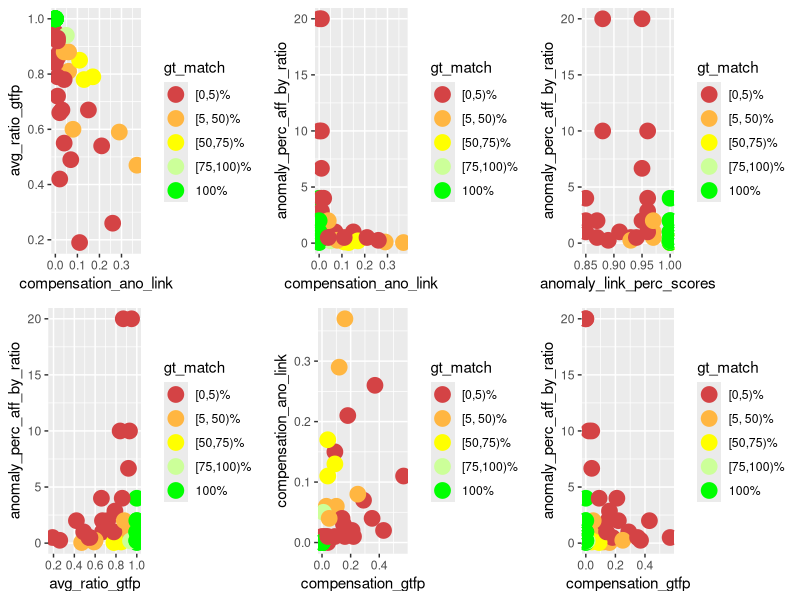
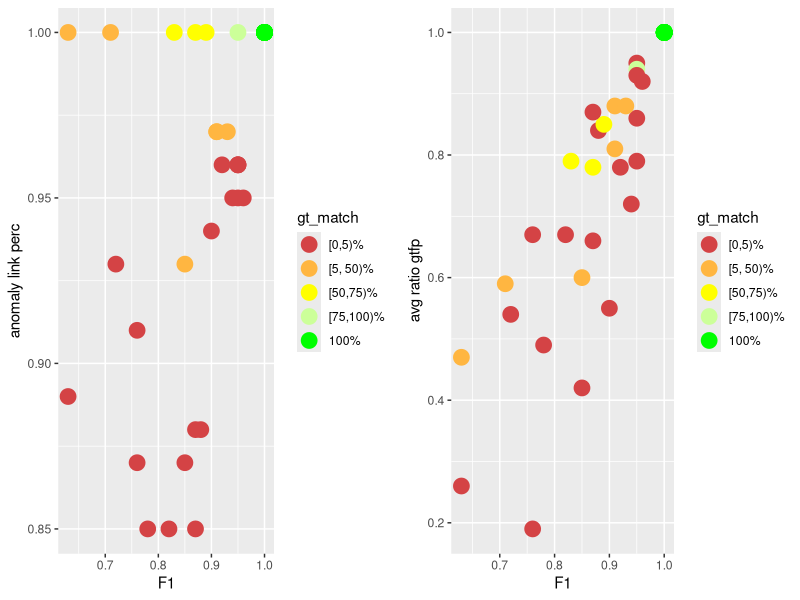
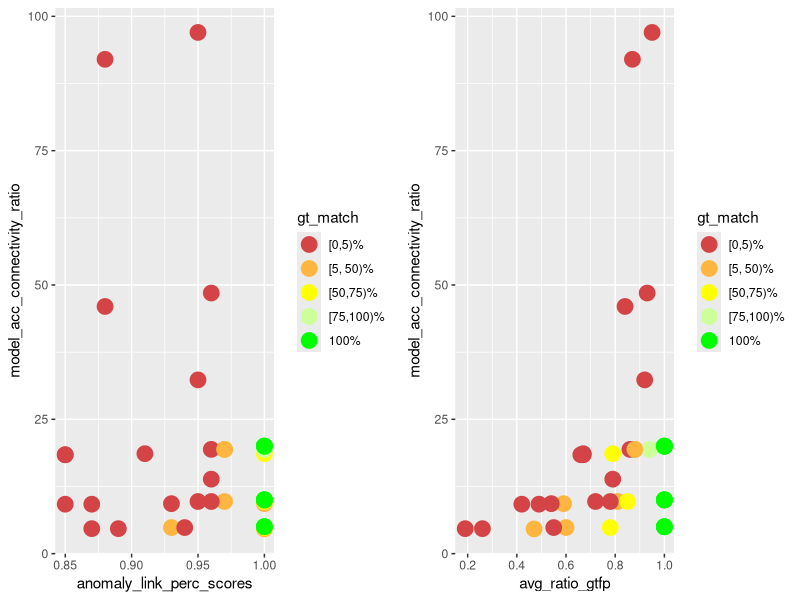
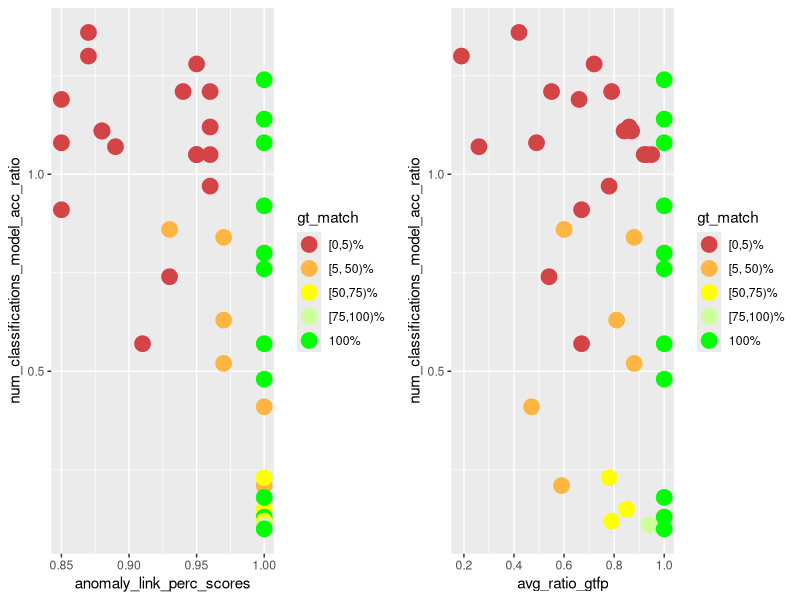
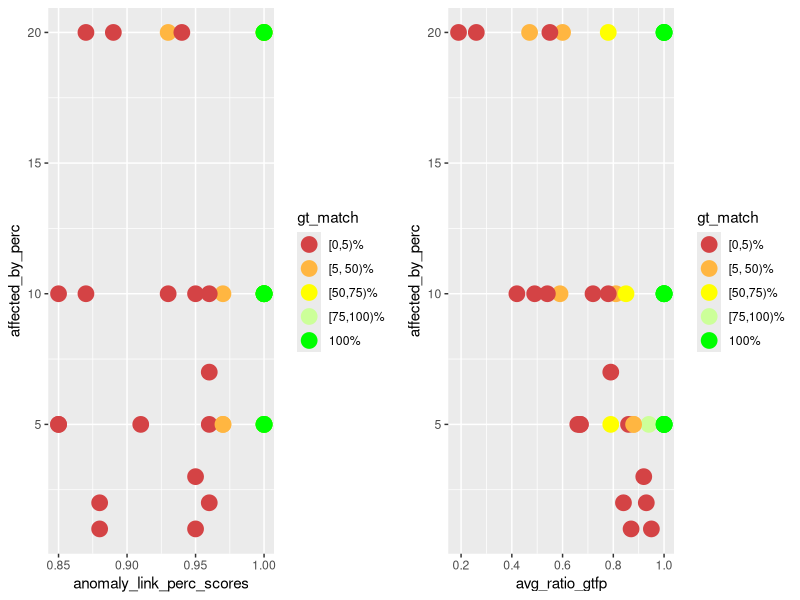
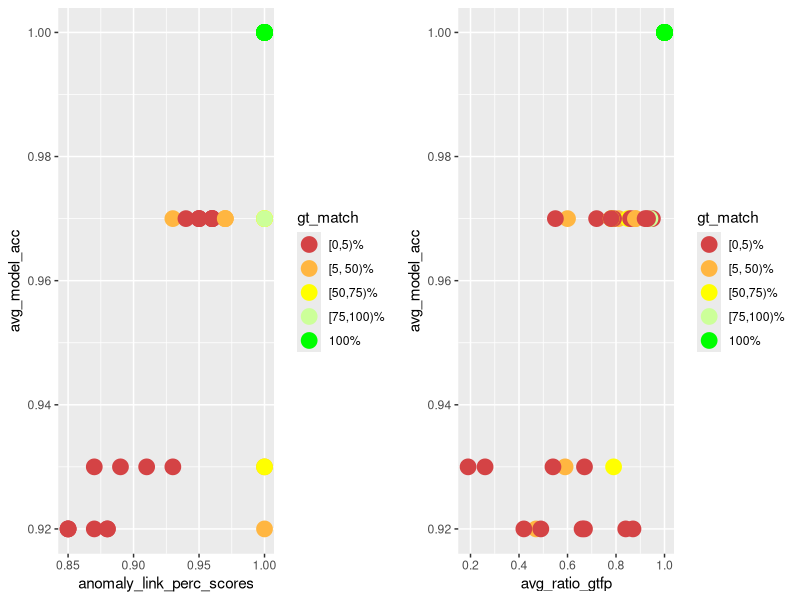
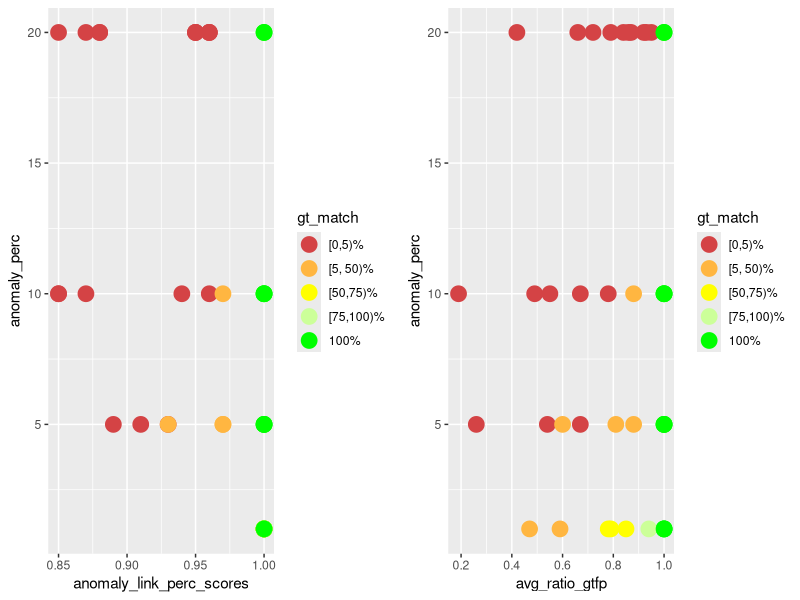
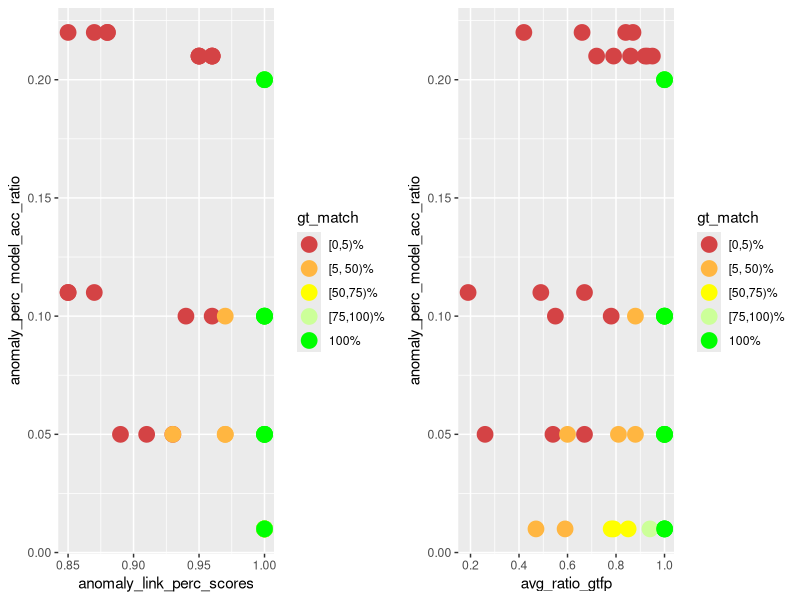

The R script that drew these images, in order:
library(ggplot2)
library(gridExtra)
library(dplyr)

PT_DEF <- geom_point(size=5)
COLOR_VALS <- c("#d44345", "#ffb641", "#ffff00", "#ccff99", "#00ff00")

gen_multi_plot_six <- function(
        pp1, pp2, pp3, pp4, pp5, pp6,
        y1, y2, y3, y4, y5, y6,
        x1, x2, x3, x4, x5, x6,
        filename
    ) {
    fpp1 <- pp1 + PT_DEF + xlab(x1) + ylab(y1) + scale_color_manual(values = color_mapping)
    fpp2 <- pp2 + PT_DEF + xlab(x2) + ylab(y2) + scale_color_manual(values = color_mapping)
    fpp3 <- pp3 + PT_DEF + xlab(x3) + ylab(y3) + scale_color_manual(values = color_mapping)
    fpp4 <- pp4 + PT_DEF + xlab(x4) + ylab(y4) + scale_color_manual(values = color_mapping)
    fpp5 <- pp5 + PT_DEF + xlab(x5) + ylab(y5) + scale_color_manual(values = color_mapping)
    fpp6 <- pp6 + PT_DEF + xlab(x6) + ylab(y6) + scale_color_manual(values = color_mapping)
    combined_plot <- grid.arrange(fpp1, fpp2, fpp3, fpp4, fpp5, fpp6, ncol = 3)
    ggsave(combined_plot, file = filename, width = 12, height = 6)
}

gen_multi_plot_two <- function(
        pp1, pp2, y1, y2, x1, x2, filename
    ) {
    fpp1 <- pp1 + PT_DEF + xlab(x1) + ylab(y1) + scale_color_manual(values = color_mapping)
    fpp2 <- pp2 + PT_DEF + xlab(x2) + ylab(y2) + scale_color_manual(values = color_mapping)
    combined_plot <- grid.arrange(fpp1, fpp2, ncol = 2)
    ggsave(combined_plot, file = filename, width = 12, height = 6)
}

# actual compensation insights

input <- read.csv(
    file = "meta_analysis.csv", header = TRUE, sep = ",", check.name = FALSE
)

# instead of the percentage value factor(gt_match_perc) for which I'd need 100
# colors, I only want to color / group them into 5 groups
LABELS <- c("[0,5)%", "[5, 50)%", "[50,75)%", "[75,100)%", "100%")
color_mapping <- setNames(COLOR_VALS, LABELS)

input$gt_match <- cut(
    input$gt_match_perc,
    breaks = c(0, 5, 50, 75, 100, Inf),
    labels = LABELS,
    include.lowest = TRUE,
    right = FALSE
)

p1 <- ggplot(
    data = input, aes_string(
        x = "compensation_ano_link",
        y = "avg_ratio_gtfp",
        color = "gt_match",
        group = "gt_match"
    )
)

p2 <- ggplot(
    data = input, aes_string(
        x = "compensation_ano_link",
        y = "anomaly_perc_aff_by_ratio",
        color = "gt_match",
        group = "gt_match"
    )
)

p3 <- ggplot(
    data = input, aes_string(
        x = "anomaly_link_perc_scores",
        y = "anomaly_perc_aff_by_ratio",
        color = "gt_match",
        group = "gt_match"
    )
)

p4 <- ggplot(
    data = input, aes_string(
        x = "avg_ratio_gtfp",
        y = "anomaly_perc_aff_by_ratio",
        color = "gt_match",
        group = "gt_match"
    )
)

p5 <- ggplot(
    data = input, aes_string(
        x = "compensation_gtfp",
        y = "compensation_ano_link",
        color = "gt_match",
        group = "gt_match"
    )
)

p6 <- ggplot(
    data = input, aes_string(
        x = "compensation_gtfp",
        y = "anomaly_perc_aff_by_ratio",
        color = "gt_match",
        group = "gt_match"
    )
)

gen_multi_plot_six(
    p1, p2, p3, p4, p5, p6,
    "avg_ratio_gtfp",
    "anomaly_perc_aff_by_ratio",
    "anomaly_perc_aff_by_ratio",
    "anomaly_perc_aff_by_ratio",
    "compensation_ano_link",
    "anomaly_perc_aff_by_ratio",
    "compensation_ano_link",
    "compensation_ano_link",
    "anomaly_link_perc_scores",
    "avg_ratio_gtfp",
    "compensation_gtfp",
    "compensation_gtfp",
    "compensation_analysis.png"
)

p1 <- ggplot(
    data = input, aes_string(
        x = "f1_scores",
        y = "anomaly_link_perc_scores",
        color = "gt_match",
        group = "gt_match"
    )
)

p2 <- ggplot(
    data = input, aes_string(
        x = "f1_scores",
        y = "avg_ratio_gtfp",
        color = "gt_match",
        group = "gt_match"
    )
)

gen_multi_plot_two(
    p1, p2,
    "anomaly link perc",
    "avg ratio gtfp",
    "F1",
    "F1",
    "f1_end_res_corr.png"
)

# model acc - connectivity - performance

p1 <- ggplot(
    data = input, aes_string(
        x = "anomaly_link_perc_scores",
        y = "model_acc_connectivity_ratio",
        color = "gt_match",
        group = "gt_match"
    )
)

p2 <- ggplot(
    data = input, aes_string(
        x = "avg_ratio_gtfp",
        y = "model_acc_connectivity_ratio",
        color = "gt_match",
        group = "gt_match"
    )
)

gen_multi_plot_two(
    p1, p2,
    "model_acc_connectivity_ratio",
    "model_acc_connectivity_ratio",
    "anomaly_link_perc_scores",
    "avg_ratio_gtfp",
    "modelacc_connectivity_performance.png"
)

# how many classifications and how acc models

p1 <- ggplot(
    data = input, aes_string(
        x = "anomaly_link_perc_scores",
        y = "num_classifications_model_acc_ratio",
        color = "gt_match",
        group = "gt_match"
    )
)

p2 <- ggplot(
    data = input, aes_string(
        x = "avg_ratio_gtfp",
        y = "num_classifications_model_acc_ratio",
        color = "gt_match",
        group = "gt_match"
    )
)

gen_multi_plot_two(
    p1, p2,
    "num_classifications_model_acc_ratio",
    "num_classifications_model_acc_ratio",
    "anomaly_link_perc_scores",
    "avg_ratio_gtfp",
    "num_classifications_model_acc.png"
)

# affected_by against perf

p1 <- ggplot(
    data = input, aes_string(
        x = "anomaly_link_perc_scores",
        y = "affected_by_perc",
        color = "gt_match",
        group = "gt_match"
    )
)

p2 <- ggplot(
    data = input, aes_string(
        x = "avg_ratio_gtfp",
        y = "affected_by_perc",
        color = "gt_match",
        group = "gt_match"
    )
)

gen_multi_plot_two(
    p1, p2,
    "affected_by_perc",
    "affected_by_perc",
    "anomaly_link_perc_scores",
    "avg_ratio_gtfp",
    "aff_by_perf.png"
)

# model_acc against perf

p1 <- ggplot(
    data = input, aes_string(
        x = "anomaly_link_perc_scores",
        y = "avg_model_acc",
        color = "gt_match",
        group = "gt_match"
    )
)

p2 <- ggplot(
    data = input, aes_string(
        x = "avg_ratio_gtfp",
        y = "avg_model_acc",
        color = "gt_match",
        group = "gt_match"
    )
)

gen_multi_plot_two(
    p1, p2,
    "avg_model_acc",
    "avg_model_acc",
    "anomaly_link_perc_scores",
    "avg_ratio_gtfp",
    "model_acc_perf.png"
)

# anomaly_perc against perf

p1 <- ggplot(
    data = input, aes_string(
        x = "anomaly_link_perc_scores",
        y = "anomaly_perc",
        color = "gt_match",
        group = "gt_match"
    )
)

p2 <- ggplot(
    data = input, aes_string(
        x = "avg_ratio_gtfp",
        y = "anomaly_perc",
        color = "gt_match",
        group = "gt_match"
    )
)

gen_multi_plot_two(
    p1, p2,
    "anomaly_perc",
    "anomaly_perc",
    "anomaly_link_perc_scores",
    "avg_ratio_gtfp",
    "anomaly_perc_perf.png"
)

# anomaly_perc - model acc ratio against perf

p1 <- ggplot(
    data = input, aes_string(
        x = "anomaly_link_perc_scores",
        y = "anomaly_perc_model_acc_ratio",
        color = "gt_match",
        group = "gt_match"
    )
)

p2 <- ggplot(
    data = input, aes_string(
        x = "avg_ratio_gtfp",
        y = "anomaly_perc_model_acc_ratio",
        color = "gt_match",
        group = "gt_match"
    )
)

gen_multi_plot_two(
    p1, p2,
    "anomaly_perc_model_acc_ratio",
    "anomaly_perc_model_acc_ratio",
    "anomaly_link_perc_scores",
    "avg_ratio_gtfp",
    "anomaly_perc_model_acc_ratio_perf.png"
)

# num classifications against perf

p1 <- ggplot(
    data = input, aes_string(
        x = "anomaly_link_perc_scores",
        y = "num_classifications",
        color = "gt_match",
        group = "gt_match"
    )
)

p2 <- ggplot(
    data = input, aes_string(
        x = "avg_ratio_gtfp",
        y = "num_classifications",
        color = "gt_match",
        group = "gt_match"
    )
)

gen_multi_plot_two(
    p1, p2,
    "num_classifications",
    "num_classifications",
    "anomaly_link_perc_scores",
    "avg_ratio_gtfp",
    "num_classifications_perf.png"
)

# num classifications - model acc -- filtered based on avg_ratio_gtfp

p1 <- ggplot(
    data = input, aes_string(
        x = "num_classifications",
        y = "avg_model_acc",
        color = "gt_match",
        group = "gt_match"
    )
)

filtered_data <- subset(input, avg_ratio_gtfp >= 0.7)

p2 <- ggplot(
    data = filtered_data,
    aes_string(
        x = "num_classifications",
        y = "avg_model_acc",
        color = "gt_match",
        group = "gt_match"
    )
)

filtered_data <- subset(input, avg_ratio_gtfp >= 0.75)

p3 <- ggplot(
    data = filtered_data,
    aes_string(
        x = "num_classifications",
        y = "avg_model_acc",
        color = "gt_match",
        group = "gt_match"
    )
)

filtered_data <- subset(input, avg_ratio_gtfp >= 0.8)

p4 <- ggplot(
    data = filtered_data,
    aes_string(
        x = "num_classifications",
        y = "avg_model_acc",
        color = "gt_match",
        group = "gt_match"
    )
)

filtered_data <- subset(input, avg_ratio_gtfp >= 0.9)

p5 <- ggplot(
    data = filtered_data,
    aes_string(
        x = "num_classifications",
        y = "avg_model_acc",
        color = "gt_match",
        group = "gt_match"
    )
)

filtered_data <- input %>%
  group_by(avg_model_acc) %>%
  filter(avg_ratio_gtfp == max(avg_ratio_gtfp))

p6 <- ggplot(
    data = filtered_data,
    aes_string(
        x = "num_classifications",
        y = "avg_model_acc",
        color = "gt_match",
        group = "gt_match"
    )
)

gen_multi_plot_six(
    p1, p2, p3, p4, p5, p6,
    "avg_model_acc", #y1
    "avg_model_acc", #y2
    "avg_model_acc", #y3
    "avg_model_acc", #y4
    "avg_model_acc", #y5
    "avg_model_acc", #y6
    "classifications", #x1
    "classifications (filt. based on avg_ratio_gtfp 70%)", #x2
    "classifications (filt. based on avg_ratio_gtfp 75%)", #x3
    "classifications (filt. based on avg_ratio_gtfp 80%)", #x4
    "classifications (filt. based on avg_ratio_gtfp 90%)", #x5
    "classifications (filt. based on max avg_ratio_gtfp)", #x6
    "model_acc_classifications.png"
)

# num classifications - model acc -- filtered based on anomaly_link_perc_scores

p1 <- ggplot(
    data = input, aes_string(
        x = "num_classifications",
        y = "avg_model_acc",
        color = "gt_match",
        group = "gt_match"
    )
)

filtered_data <- subset(input, anomaly_link_perc_scores >= 0.7)

p2 <- ggplot(
    data = filtered_data,
    aes_string(
        x = "num_classifications",
        y = "avg_model_acc",
        color = "gt_match",
        group = "gt_match"
    )
)

filtered_data <- subset(input, anomaly_link_perc_scores >= 0.75)

p3 <- ggplot(
    data = filtered_data,
    aes_string(
        x = "num_classifications",
        y = "avg_model_acc",
        color = "gt_match",
        group = "gt_match"
    )
)

filtered_data <- subset(input, anomaly_link_perc_scores >= 0.8)

p4 <- ggplot(
    data = filtered_data,
    aes_string(
        x = "num_classifications",
        y = "avg_model_acc",
        color = "gt_match",
        group = "gt_match"
    )
)

filtered_data <- subset(input, anomaly_link_perc_scores >= 0.9)

p5 <- ggplot(
    data = filtered_data,
    aes_string(
        x = "num_classifications",
        y = "avg_model_acc",
        color = "gt_match",
        group = "gt_match"
    )
)

filtered_data <- input %>%
  group_by(avg_model_acc) %>%
  filter(anomaly_link_perc_scores == max(anomaly_link_perc_scores))

p6 <- ggplot(
    data = filtered_data,
    aes_string(
        x = "num_classifications",
        y = "avg_model_acc",
        color = "gt_match",
        group = "gt_match"
    )
)

gen_multi_plot_six(
    p1, p2, p3, p4, p5, p6,
    "avg_model_acc", #y1
    "avg_model_acc", #y2
    "avg_model_acc", #y3
    "avg_model_acc", #y4
    "avg_model_acc", #y5
    "avg_model_acc", #y6
    "classifications", #x1
    "classifications (filt. based on ano_link_perc 70%)", #x2
    "classifications (filt. based on ano_link_perc 75%)", #x3
    "classifications (filt. based on ano_link_perc 80%)", #x4
    "classifications (filt. based on ano_link_perc 90%)", #x5
    "classifications (filt. based on max ano_link_perc)", #x6
    "model_acc_classifications_ano_link.png"
)
